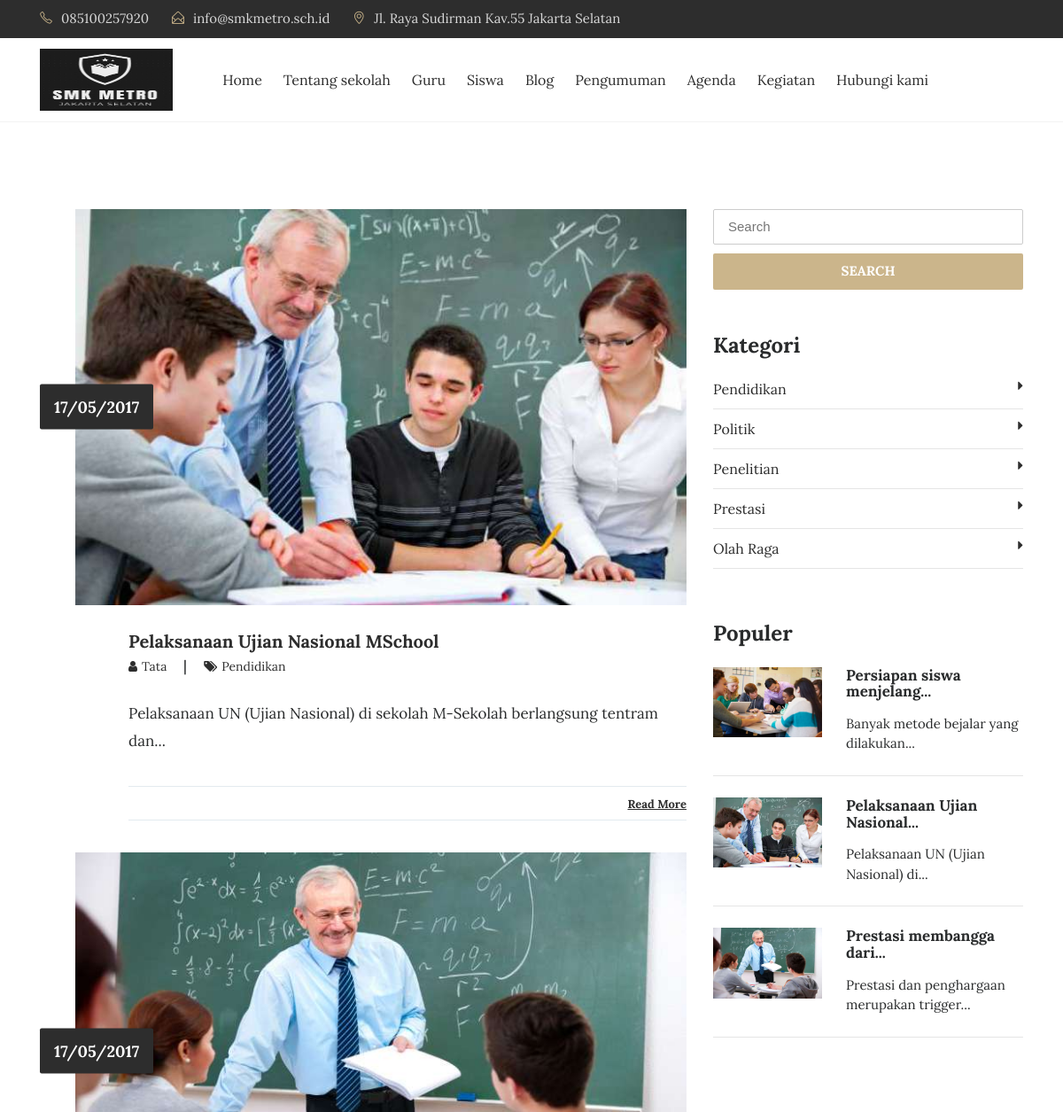
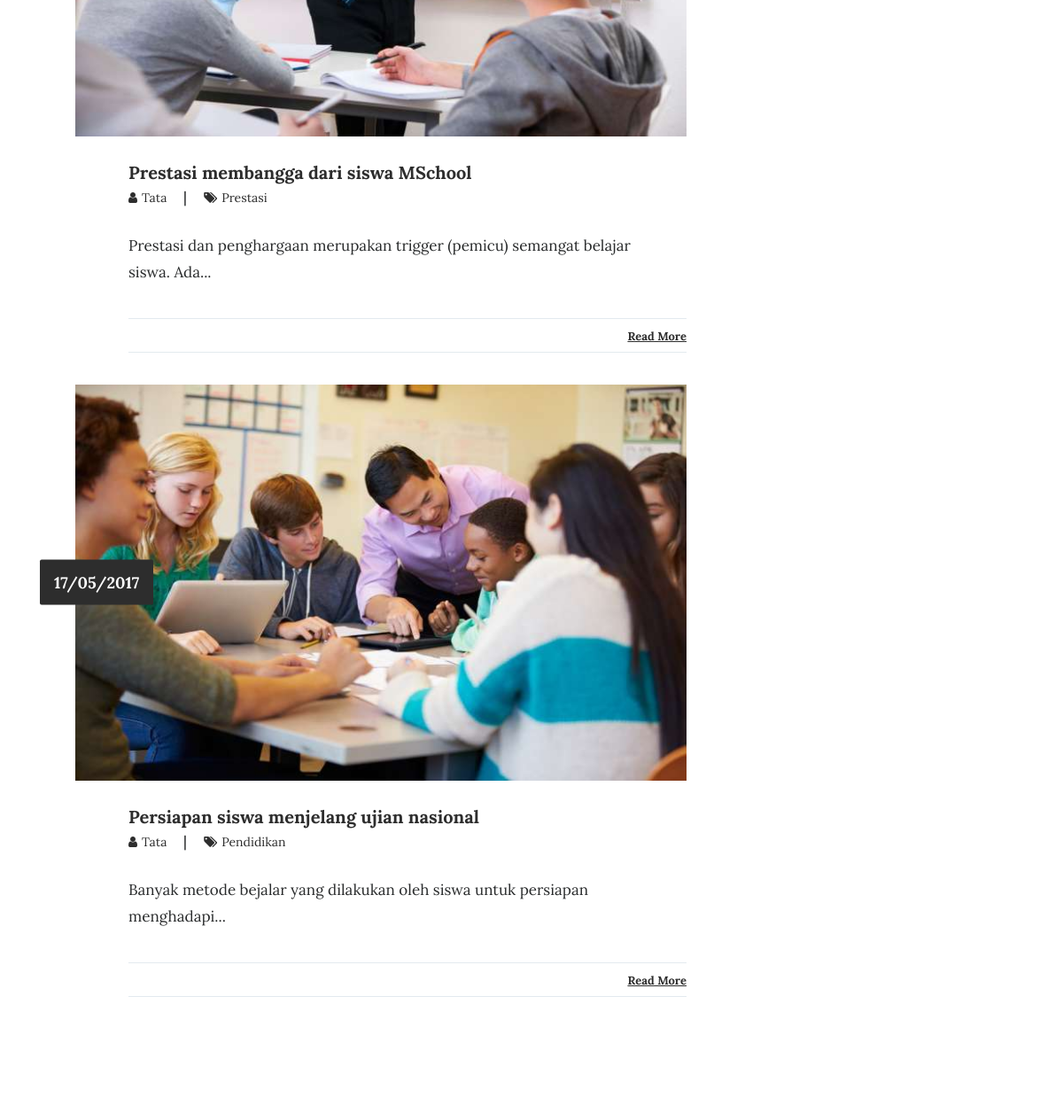
Before: /index.php/blog (upper part) with the older database file (2 pictures, top to bottom).
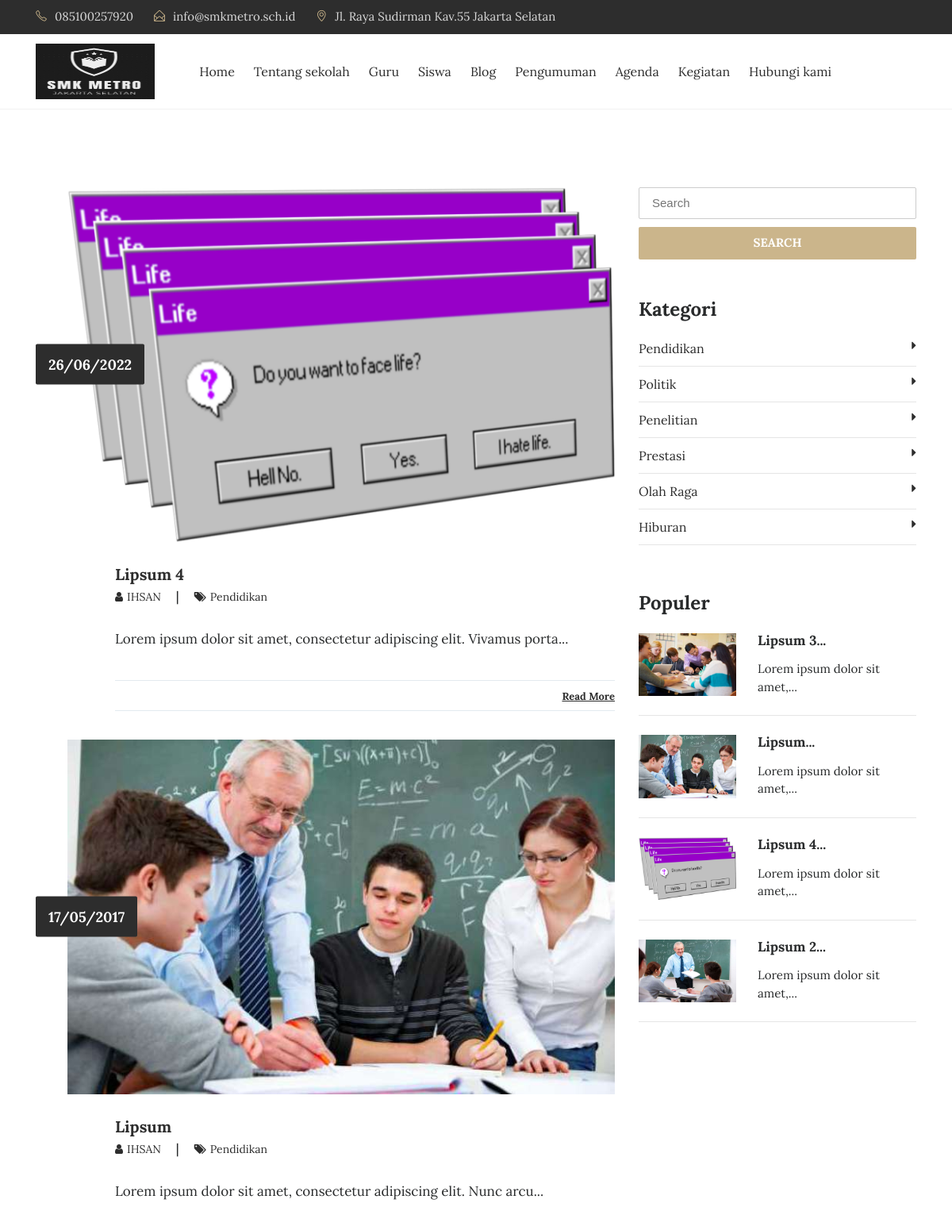
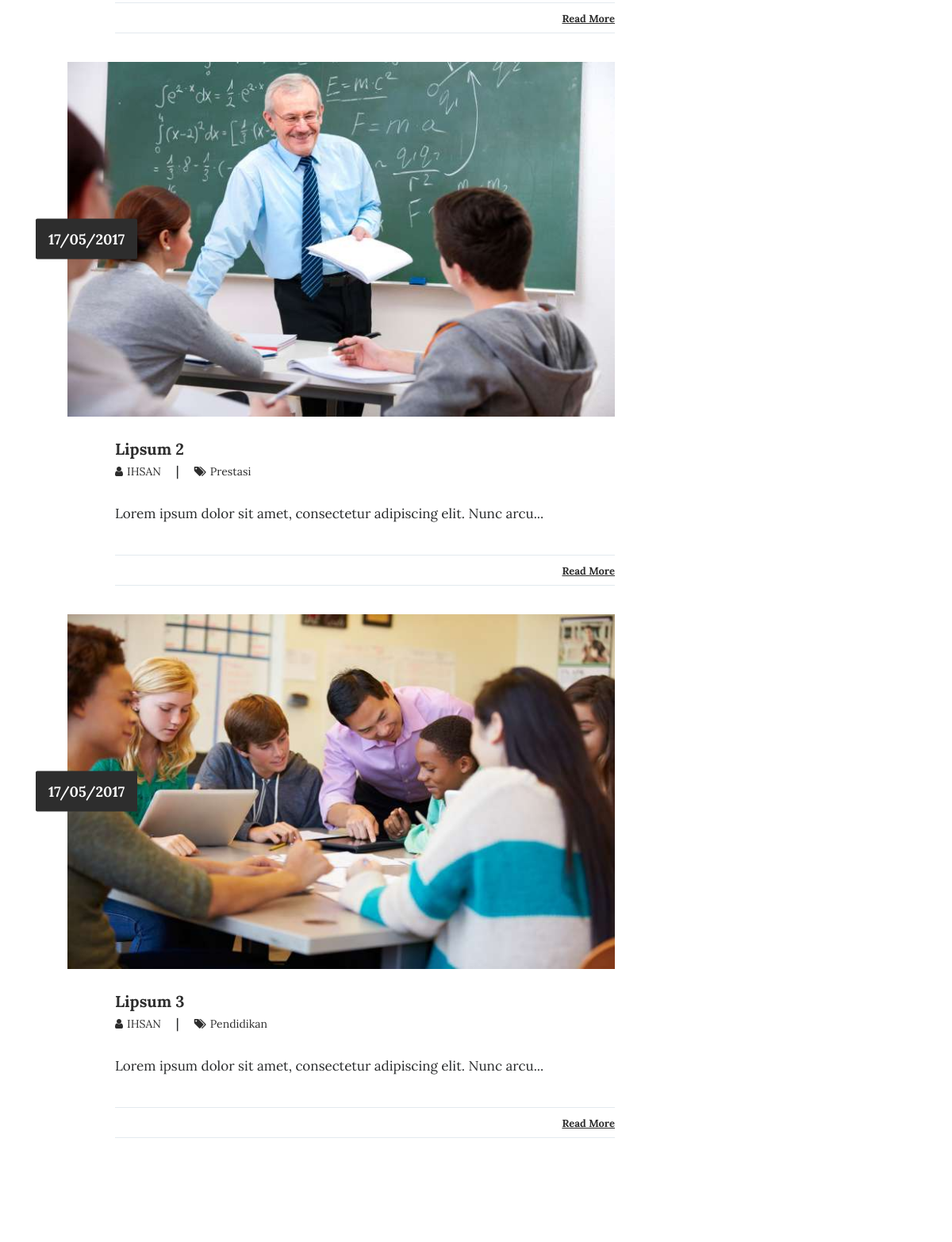
After: the same page with the newer database file (2 pictures, top to bottom).
### tables this page shows
CREATE TABLE `tbl_tulisan` (
  `tulisan_id` int(11) NOT NULL,
  `tulisan_judul` varchar(100) DEFAULT NULL,
  `tulisan_isi` text DEFAULT NULL,
  `tulisan_tanggal` timestamp NULL DEFAULT current_timestamp(),
  `tulisan_kategori_id` int(11) DEFAULT NULL,
  `tulisan_kategori_nama` varchar(30) DEFAULT NULL,
  `tulisan_views` int(11) DEFAULT 0,
  `tulisan_gambar` varchar(40) DEFAULT NULL,
  `tulisan_pengguna_id` int(11) DEFAULT NULL,
  `tulisan_author` varchar(40) DEFAULT NULL,
  `tulisan_img_slider` int(2) NOT NULL DEFAULT 0,
  `tulisan_slug` varchar(200) DEFAULT NULL
);

CREATE TABLE `tbl_kategori` (
  `kategori_id` int(11) NOT NULL,
  `kategori_nama` varchar(30) DEFAULT NULL,
  `kategori_tanggal` timestamp NULL DEFAULT current_timestamp()
);

### application/controllers/Blog.php (called while the page is built, shortened)
<?php
class Blog extends CI_Controller{
	function __construct(){
		$this->load->model('m_tulisan');
		$this->load->model('m_pengunjung');
	}
	function index(){
		$jum=$this->m_tulisan->berita();
        $page=$this->uri->segment(3);
        if(!$page):
            $offset = 0;
        else:
            $offset = $page;
        endif;
        $limit=5;
        $config['base_url'] = base_url() . 'blog/index/';
            $config['total_rows'] = $jum->num_rows();
            $config['per_page'] = $limit;
            $config['uri_segment'] = 3;
	          $config['full_tag_open']    = '<div class="pagging text-center"><nav><ul class="pagination justify-content-center">';
	          $config['full_tag_close']   = '</ul></nav></div>';
	          $config['num_tag_open']     = '<li class="page-item"><span class="page-link">';
	          $config['num_tag_close']    = '</span></li>';
	          $config['cur_tag_open']     = '<li class="page-item"><span class="page-link">';
	          $config['cur_tag_close']    = '<span class="sr-only">(current)</span></span></li>';
	          $config['next_tag_open']    = '<li class="page-item"><span class="page-link">';
	          $config['next_tagl_close']  = '<span aria-hidden="true">&raquo;</span></span></li>';
	          $config['prev_tag_open']    = '<li class="page-item"><span class="page-link">';
	          $config['prev_tagl_close']  = '</span>Next</li>';
	          $config['first_tag_open']   = '<li class="page-item"><span class="page-link">';
	          $config['first_tagl_close'] = '</span></li>';
	          $config['last_tag_open']    = '<li class="page-item"><span class="page-link">';
	          $config['last_tagl_close']  = '</span></li>';
            $config['first_link'] = 'Awal';
            $config['last_link'] = 'Akhir';
            $config['next_link'] = 'Next >>';
            $config['prev_link'] = '<< Prev';
            $this->pagination->initialize($config);
            $x['page'] =$this->pagination->create_links();
						$x['data']=$this->m_tulisan->berita_perpage($offset,$limit);
						$x['category']=$this->db->get('tbl_kategori');
						$x['populer']=$this->db->query("SELECT * FROM tbl_tulisan ORDER BY tulisan_views DESC LIMIT 5");
						$this->load->view('depan/v_blog',$x);
	}
}

### index.php (called while the page is built, shortened)
<?php
require_once BASEPATH.'core/CodeIgniter.php';

### application/models/M_tulisan.php (called while the page is built, shortened)
<?php
class M_tulisan extends CI_Model{
	function berita_perpage($offset,$limit){
		$hsl=$this->db->query("SELECT tbl_tulisan.*,DATE_FORMAT(tulisan_tanggal,'%d/%m/%Y') AS tanggal FROM tbl_tulisan ORDER BY tulisan_id DESC limit $offset,$limit");
		return $hsl;
	}
}

### application/views/depan/v_blog.php (the view, shortened to what the changed rows need)
<!DOCTYPE html>
<html lang="en">
<head>
    <link rel="stylesheet" href="<?php echo base_url().'theme/css/bootstrap.min.css'?>">
    <link rel="stylesheet" href="<?php echo base_url().'theme/css/font-awesome.min.css'?>">
    <link rel="stylesheet" href="<?php echo base_url().'theme/css/simple-line-icons.css'?>">
    <link rel="stylesheet" href="<?php echo base_url().'theme/css/owl.carousel.min.css'?>">
    <link href="<?php echo base_url().'theme/css/style.css'?>" rel="stylesheet">
    <?php
        function limit_words($string, $word_limit){
            $words = explode(" ",$string);
            return implode(" ",array_splice($words,0,$word_limit));
        }
    ?>
</head>
<body>
<section class="blog-wrap">
    <div class="container">
        <div class="row">
            <div class="col-md-8">
              <?php foreach ($data->result() as $row) : ?>
                <div class="blog-single-item">
                    <div class="blog-img_block">
                        <img src="<?php echo base_url().'assets/images/'.$row->tulisan_gambar;?>" class="img-fluid" alt="blog-img">
                        <div class="blog-date">
                            <span><?php echo $row->tanggal;?></span>
                        </div>
                    </div>
                    <div class="blog-tiltle_block">
                        <h4><a href="<?php echo site_url('artikel/'.$row->tulisan_slug);?>"><?php echo $row->tulisan_judul;?></a></h4>
                        <h6> <a href="#"><i class="fa fa-user" aria-hidden="true"></i><span><?php echo $row->tulisan_author;?></span> </a>  |   <a href="#"><i class="fa fa-tags" aria-hidden="true"></i><span><?php echo $row->tulisan_kategori_nama;?></span></a></h6>
                        <?php echo limit_words($row->tulisan_isi,10).'...';?>
                        <div class="blog-icons">
                            <div class="blog-share_block">
                                <a href="<?php echo site_url('artikel/'.$row->tulisan_slug);?>">Read More</a>
                            </div>
                        </div>
                    </div>
                </div>
              <?php endforeach;?>
            </div>
            <div class="col-md-4">
                <div class="blog-category_block">
                  <ul>
                    <?php foreach ($category->result() as $row) : ?>
                      <li><a href="<?php echo site_url('blog/kategori/'.str_replace(" ","-",$row->kategori_nama));?>"><?php echo $row->kategori_nama;?><i class="fa fa-caret-right" aria-hidden="true"></i></a></li>
                    <?php endforeach;?>
                  </ul>
                </div>
                <div class="blog-featured_post">
                    <h3>Populer</h3>
                    <?php foreach ($populer->result() as $row) :?>
                      <div class="blog-featured-img_block">
                          <img width="35%" src="<?php echo base_url().'assets/images/'.$row->tulisan_gambar;?>" class="img-fluid" alt="blog-featured-img">
                          <h5><a href="<?php echo site_url('artikel/'.$row->tulisan_slug);?>"><?php echo limit_words($row->tulisan_judul,3).'...';?></a></h5>
                          <p><?php echo limit_words($row->tulisan_isi,5).'...';?></p>
                      </div>
                      <hr>
                    <?php endforeach;?>
                </div>
            </div>
        </div>
    </div>
</section>
    </body>
    </html>

Changed rows visible on the page:
added tbl_tulisan: tulisan_gambar (picture), tanggal "26/06/2022", tulisan_judul "Lipsum 4", tulisan_author "IHSAN", tulisan_kategori_nama "Pendidikan", tulisan_isi "Lorem ipsum dolor sit amet, consectetur adipiscing elit. Vivamus porta", tulisan_isi "Lorem ipsum dolor sit amet,"
changed tbl_tulisan: tulisan_judul "Pelaksanaan Ujian Nasional MSchool" → "Lipsum"; tulisan_author "Tata" → "IHSAN"; tulisan_isi "Pelaksanaan UN (Ujian Nasional) di sekolah M-Sekolah berlangsung tentram dan" → "Lorem ipsum dolor sit amet, consectetur adipiscing elit. Nunc arcu"; tulisan_judul "Pelaksanaan Ujian Nasional" → "Lipsum"; tulisan_isi "Pelaksanaan UN (Ujian Nasional) di" → "Lorem ipsum dolor sit amet,"
changed tbl_tulisan "Prestasi": tulisan_judul "Prestasi membangga dari siswa MSchool" → "Lipsum 2"; tulisan_author "Tata" → "IHSAN"; tulisan_isi "Prestasi dan penghargaan merupakan trigger (pemicu) semangat belajar siswa. Ada" → "Lorem ipsum dolor sit amet, consectetur adipiscing elit. Nunc arcu"; tulisan_judul "Prestasi membangga dari" → "Lipsum 2"; tulisan_isi "Prestasi dan penghargaan merupakan trigger" → "Lorem ipsum dolor sit amet,"
changed tbl_tulisan: tulisan_judul "Persiapan siswa menjelang ujian nasional" → "Lipsum 3"; tulisan_author "Tata" → "IHSAN"; tulisan_isi "Banyak metode bejalar yang dilakukan oleh siswa untuk persiapan menghadapi" → "Lorem ipsum dolor sit amet, consectetur adipiscing elit. Nunc arcu"; tulisan_judul "Persiapan siswa menjelang" → "Lipsum 3"; tulisan_isi "Banyak metode bejalar yang dilakukan" → "Lorem ipsum dolor sit amet,"
added tbl_kategori: kategori_nama "Hiburan"
